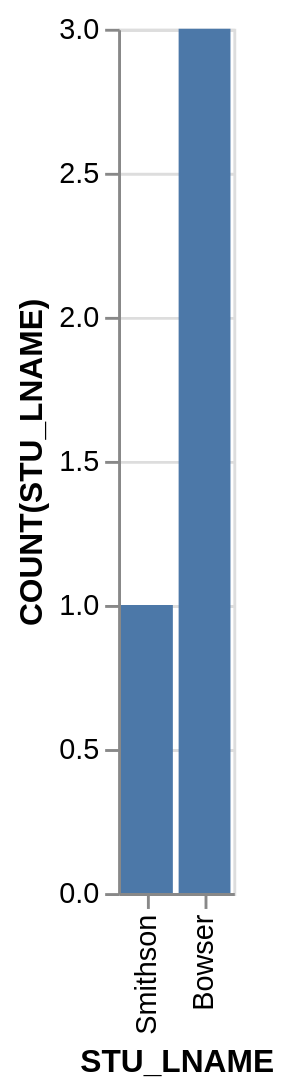

Specify this chart in Vega-Lite:
### Vega-Lite specification from a JSON file in a GitHub repository (floating-point values rounded to 4 significant figures)
{"data": {"values": [{"x_data": "Bowser", "y_data": 3}, {"x_data": "Smithson", "y_data": 1}]}, "mark": "bar", "encoding": {"x": {"field": "x_data", "type": "nominal", "title": "STU_LNAME", "sort": "descending"}, "y": {"field": "y_data", "type": "quantitative", "title": "COUNT(STU_LNAME)"}}}
